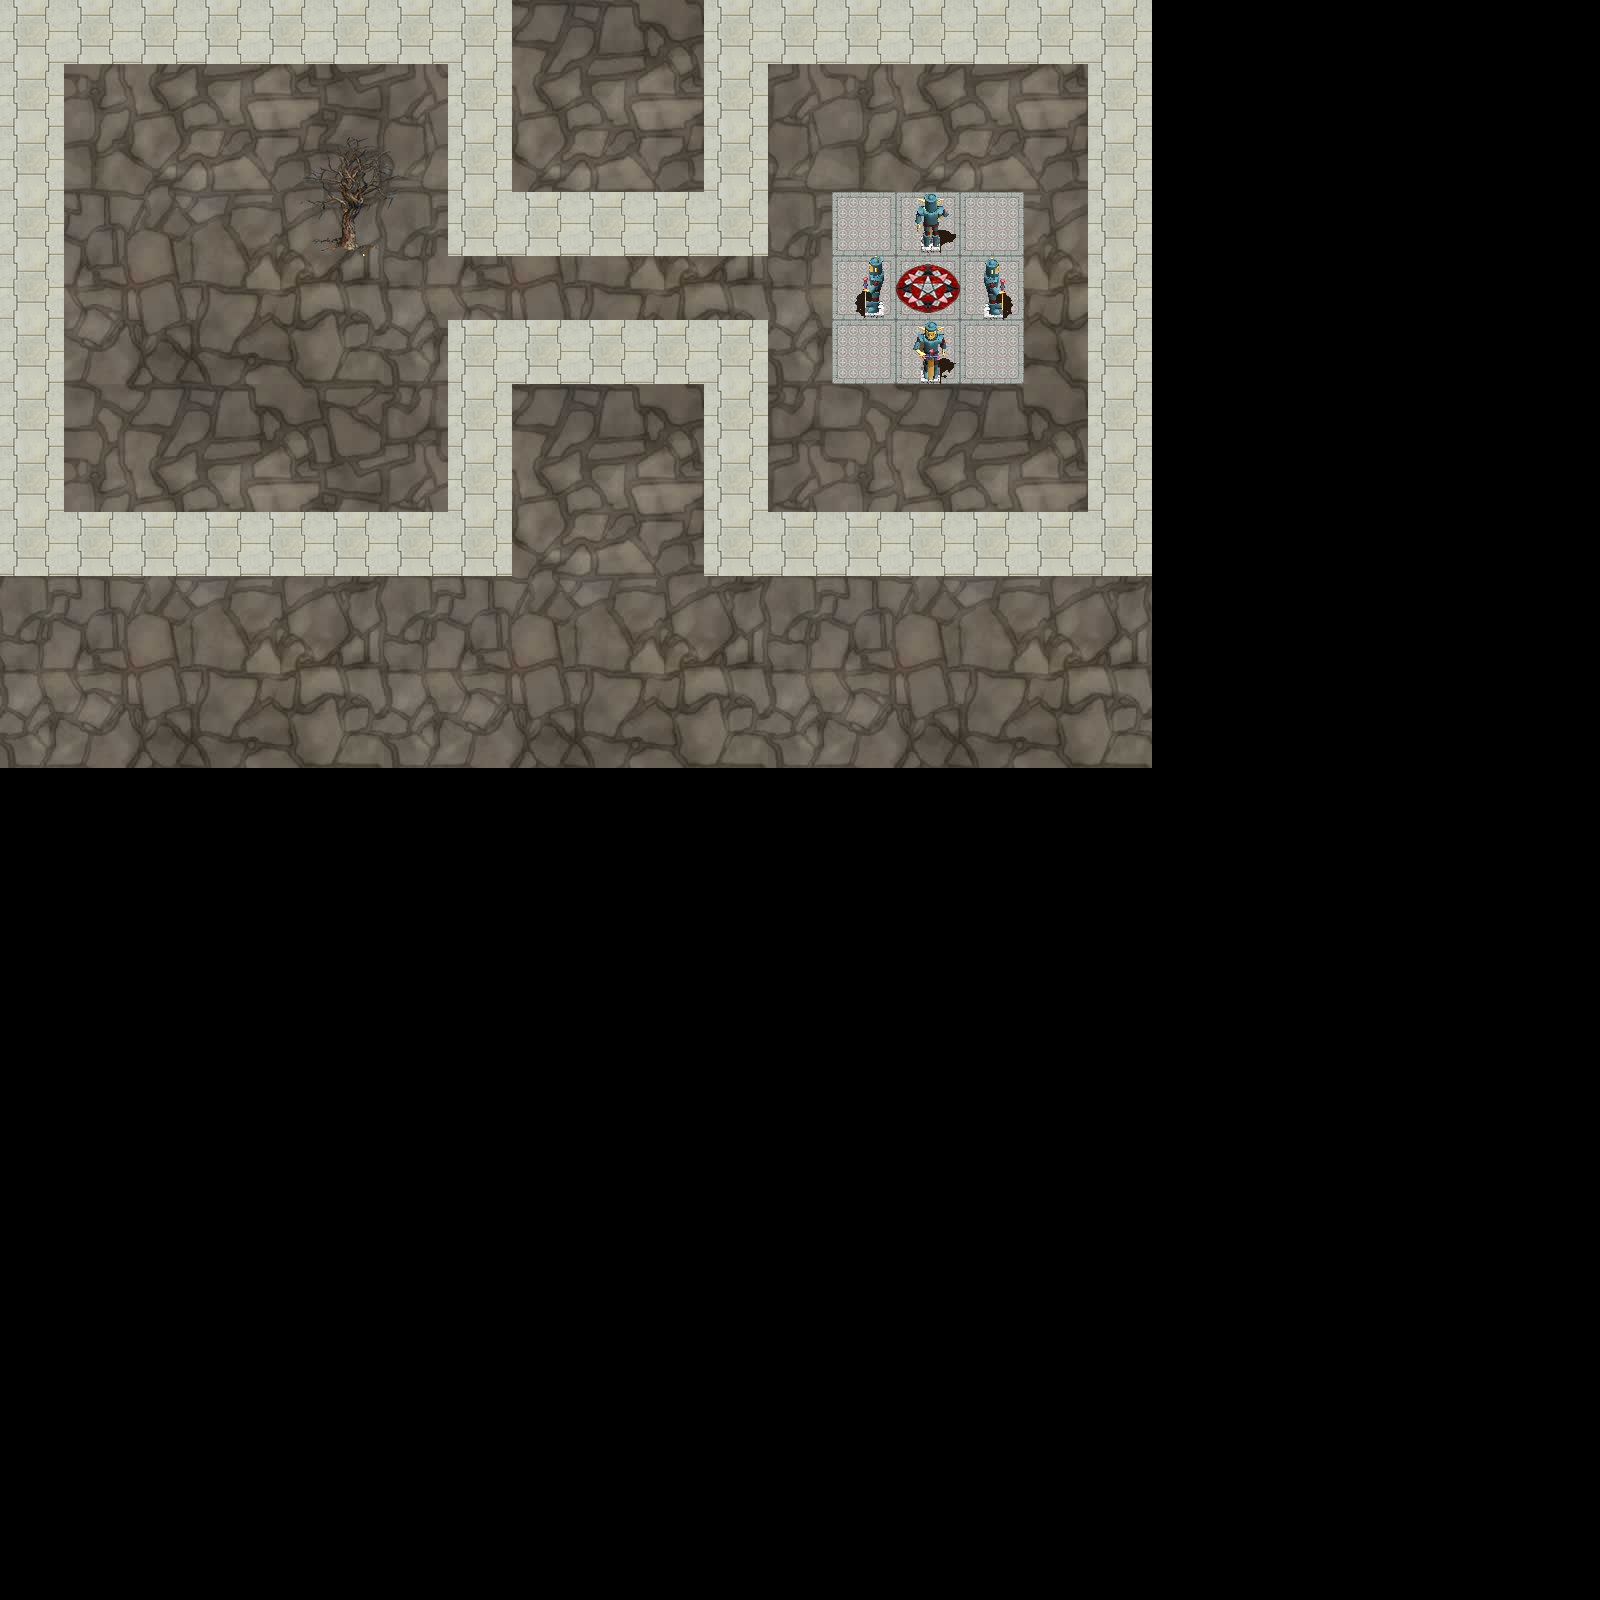

This is a level from a 2D game, rendered from its Tiled map with the project's own tilesets. A one-line summary and the map file follow, with tile-layer data summarised:
An orthogonal 25x25 tile map with 64x64 px tiles, 4 tile layers (floor, scenery, foreground, walls).

<map version="1.0" orientation="orthogonal" width="25" height="25" tilewidth="64" tileheight="64">
 <tileset firstgid="1" name="tiles1" tilewidth="64" tileheight="64">
  <image source="tiles1.png" width="1024" height="1024" />
  <tile id="5">
   <properties>
    <property name="wallType" value="5" />
   </properties>
  </tile>
 </tileset>
 <layer name="floor" width="25" height="25">
  <data>[625 cells, 216 non-empty, 36 distinct tile ids]</data>
 </layer>
 <layer name="scenery" width="25" height="25">
  <data>[625 cells, 5 non-empty, 2 distinct tile ids]</data>
 </layer>
 <layer name="foreground" width="25" height="25">
  <data>[625 cells, 4 non-empty, 4 distinct tile ids]</data>
 </layer>
 <layer name="walls" width="25" height="25">
  <data>[625 cells, 68 non-empty, 7 distinct tile ids]</data>
 </layer>
</map>
